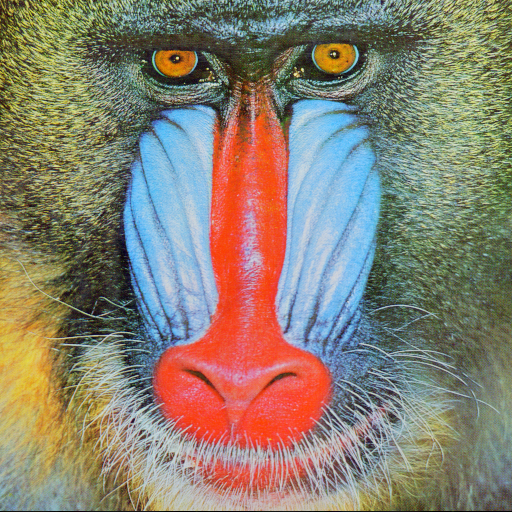
#> input picture ibm/baboon.png, 512 x 512 px
$ jupyter execute --allow-errors 2.2.1_basic_image_manipulation_PIL.ipynb   (shell and % lines are left out)
#> lines starting #> are read from the running program, lines starting #| are printed output that depends on the picture; after the words box and inside, x2 and y2 are one past the last pixel; in counts of white or black regions, pixels touching at a corner belong together
<p>
    <a href="https://skills.network" target="_blank">

    </a>
</p>

**<h1> Manipulating Images </h1>**

Estimated time needed: **60** minutes

<h2>Objectives</h2>

In this lab, you will learn how to manipulate images, both as arrays and PIL image objects. You will learn how to copy an image to avoid aliasing. We will cover flipping images and cropping images. You will also learn to change pixel images; this will allow you to draw shapes, write text and superimpose images over other images.

<ul>
    <li><a href='#MI'>Manipulating Images </a>
        <ul>
            <li>Copying Images  </li>
            <li>Fliping Images </li>
            <li>Cropping an Image </li>
            <li>Changing Specific Image Pixels </li>


</ul>

----

Download the images for the lab:

We will be using these imported functions in the lab:

[cell 1]
import matplotlib.pyplot as plt
from PIL import Image
import numpy as np

## Copying Images

If you want to reassign an array to another variable, you should use the `copy` method.

[cell 2]
baboon = np.array(Image.open('baboon.png'))
#> baboon is the input picture: shape (512, 512, 3); mean R, G, B 137.4, 128.9, 113.1
plt.figure(figsize=(5,5))
plt.imshow(baboon )
plt.show()

If we do not apply the method `copy()`, the two variables would point to the same location in memory:

[cell 3]
A = baboon

We use the  `id`  function to find a variable's memory address; we see the objects in the memory space which the variables `A` and `baboon` point to are the same.

[cell 4]
id(A) == id(baboon)
#> Out = True

However, if we apply method `copy()`, their memory addresses are different.

[cell 5]
B = baboon.copy()
id(B)==id(baboon)
#> Out = False

There may be unexpected behaviours when two variables point to the same object in memory. Consider the array `baboon`. If we set all its entries to zero, all entires in `A` will become zero as well. However, as `baboon` and `B` points to different objects, the values in `B` will not be affected.

[cell 6]
baboon[:,:,] = 0
#> baboon: shape (512, 512, 3); every value is 0

We can compare the variables <code>baboon</code> and array <code>A</code>:

[cell 7]
plt.figure(figsize=(10,10))
plt.subplot(121)
plt.imshow(baboon)
plt.title("baboon")
plt.subplot(122)
plt.imshow(A)
plt.title("array A")
plt.show()
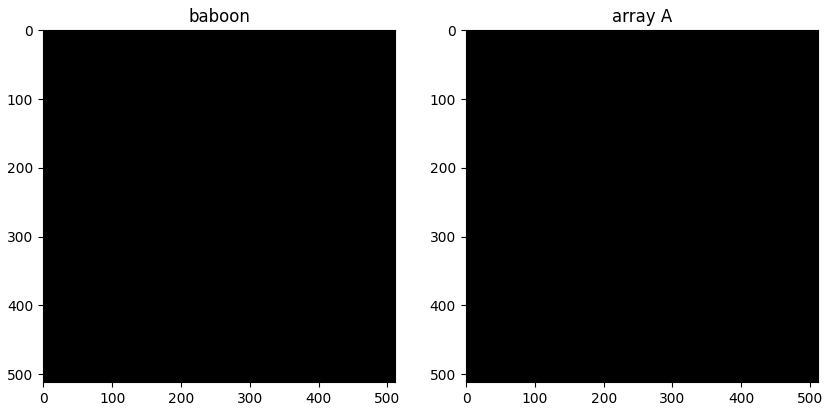
#> figure drawn by matplotlib, 2 panels

We see they are the same. This behaviour is called aliasing. Aliasing happens whenever one variable's value is assigned to another variable. Variables are references to values on the memory.

We can also compare <code>baboon</code> and array <code>B</code>:

[cell 8]
plt.figure(figsize=(10,10))
plt.subplot(121)
plt.imshow(baboon)
plt.title("baboon")
plt.subplot(122)
plt.imshow(B)
plt.title("array B")
plt.show()
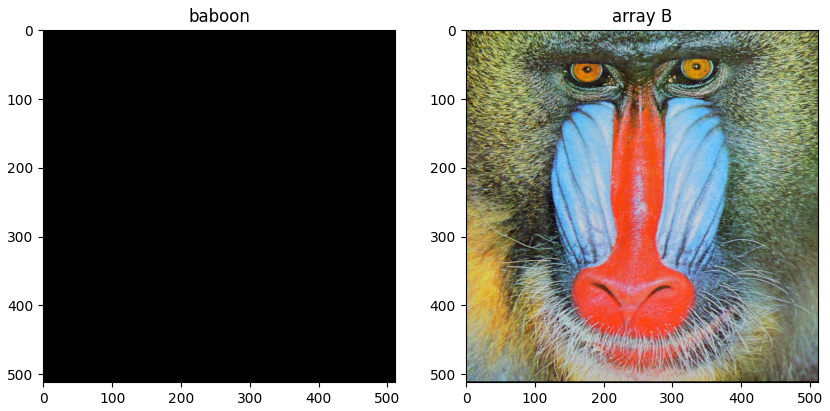
#> figure drawn by matplotlib, 2 panels

If a PIL function does not return a new image, the same principle applies. We will go over some examples later on.

## Flipping Images

Flipping images involves reordering the indices of the pixels such that it changes the orientation of the image. Consider the following image:

[cell 9]
image = Image.open("cat.png")
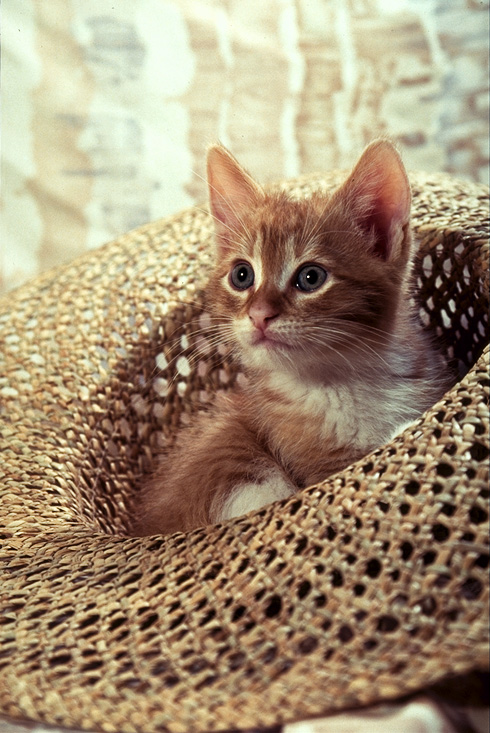
#> input picture ibm/cat.png, 490 x 733 px
#> image is the input picture: PIL image 490x733 RGB; mean R, G, B 162.7, 143.2, 116.7
plt.figure(figsize=(10,10))
plt.imshow(image)
plt.show()

We can cast it to an array and find its shape:

[cell 10]
array = np.array(image)
width, height, C = array.shape
#> width = 733; height = 490; C = 3
print('width, height, C', width, height, C)
#| width, height, C 733 490 3

Let's flip, i.e rotate vertically, the image. Let's try the traditional approach. First, we create an array of the same size with datatype <code>np.uint8</code>.

[cell 11]
array_flip = np.zeros((width, height, C), dtype=np.uint8)

We assign the first row of pixels of the original array to the new array’s last row. We repeat the process for every row, incrementing the row number from the original array and decreasing the new array’s row index to assign the pixels accordingly. After excecuting the for loop below, `array_flip` will become the flipped image.

[cell 12]
for i,row in enumerate(array):
    array_flip[width - 1 - i, :, :] = row
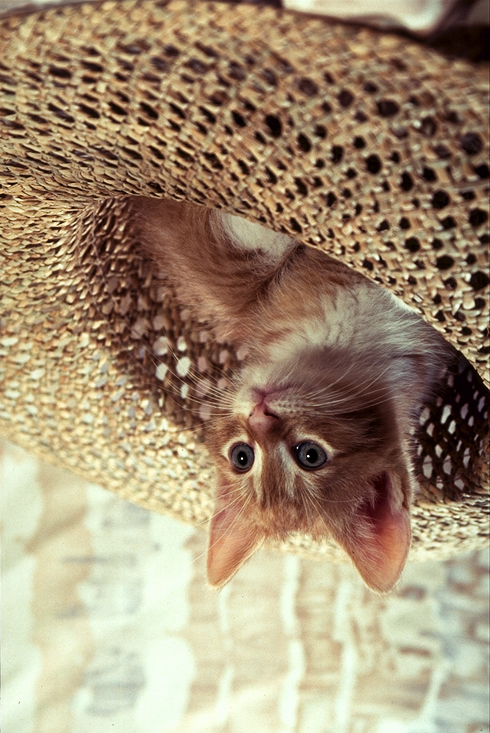
#> array_flip: shape (733, 490, 3); mean of channels 0, 1, 2 162.7, 143.2, 116.7; drawn as R, G, B

<code>PIL</code> has several ways to flip an image, for example, we can use the <code>ImageOps</code> module:

[cell 13]
from PIL import ImageOps

The `flip()` method of `ImageOps` module flips the image. The `mirror()` method will mirror  the image:

[cell 14]
im_flip = ImageOps.flip(image)
plt.figure(figsize=(5,5))
plt.imshow(im_flip)
plt.show()

[cell 15]
im_mirror = ImageOps.mirror(image)
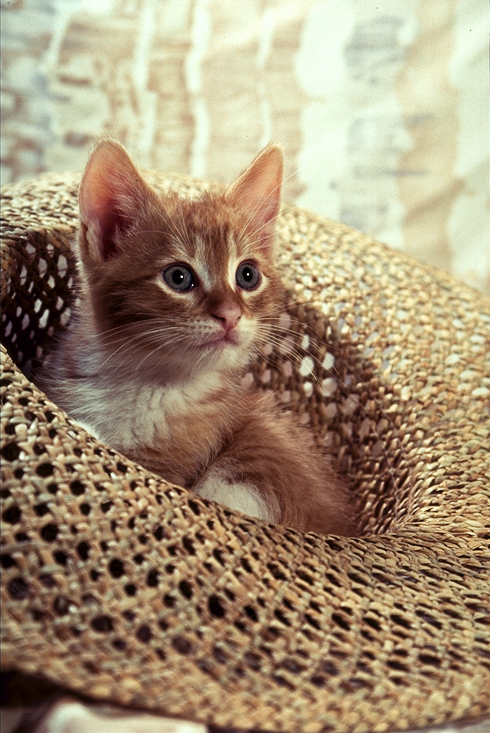
#> im_mirror: PIL image 490x733 RGB; mean R, G, B 162.7, 143.2, 116.7
plt.figure(figsize=(5,5))
plt.imshow(im_mirror)
plt.show()

We can use  the <code>transpose()</code> method; the parameter is an integer indicating what type of transposition we would like to perform. For example, we can flip the image using a value of `1`.

[cell 16]
im_flip = image.transpose(1)
plt.imshow(im_flip)
plt.show()

The Image module has built-in attributes that describe the type of flip. The values are just integers. Several are shown in the following <code>dict</code>:

[cell 17]
flip = {"FLIP_LEFT_RIGHT": Image.FLIP_LEFT_RIGHT,
        "FLIP_TOP_BOTTOM": Image.FLIP_TOP_BOTTOM,
        "ROTATE_90": Image.ROTATE_90,
        "ROTATE_180": Image.ROTATE_180,
        "ROTATE_270": Image.ROTATE_270,
        "TRANSPOSE": Image.TRANSPOSE,
        "TRANSVERSE": Image.TRANSVERSE}

We see the values are integers.

[cell 18]
flip["FLIP_LEFT_RIGHT"]

We can plot each of the outputs using the different  parameter values:

[cell 19]
for key, values in flip.items():
    plt.figure(figsize=(10,10))
    plt.subplot(1,2,1)
    plt.imshow(image)
    plt.title("orignal")
    plt.subplot(1,2,2)
    plt.imshow(image.transpose(values))
    plt.title(key)
    plt.show()

 ## Cropping an Image

Cropping is the act of "cutting out" a part of an image and throwing out the rest. We can perform cropping using array slicing.

Let start with a vertical crop: the variable `upper` is the index of the first row that we would like to include in the image, the variable `lower` is the index of the last row we would like to include. We then perform array slicing to obtain the new image.

[cell 20]
upper = 150
lower = 400
crop_top = array[upper: lower,:,:]
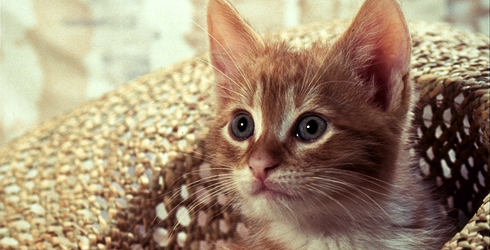
#> crop_top: shape (250, 490, 3); mean R, G, B 160.6, 139.8, 114
plt.figure(figsize=(5,5))
plt.imshow(crop_top)
plt.show()

Consider the array `crop_top`: we can also crop horizontally. The variable `right` is the index of the first column that we would like to include in the image and the variable `left` is the index of the last column we would like to include in the image.

[cell 21]
left = 150
right = 400
crop_horizontal = crop_top[: ,left:right,:]
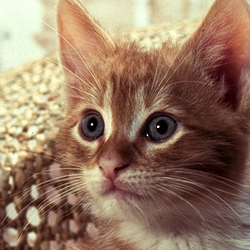
#> crop_horizontal: shape (250, 250, 3); mean R, G, B 150, 120.7, 98.6
plt.figure(figsize=(5,5))
plt.imshow(crop_horizontal)
plt.show()

You can crop the PIL image using the <code>crop()</code> method, using the parameters from above Set the cropping area with <code>box=(left, upper, right, lower)</code>.

[cell 22]
image = Image.open("cat.png")
crop_image = image.crop((left, upper, right, lower))
plt.figure(figsize=(5,5))
plt.imshow(crop_image)
plt.show()

We can also flip the new image:

[cell 23]
crop_image = crop_image.transpose(Image.FLIP_LEFT_RIGHT)
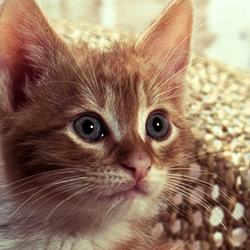
#> crop_image: PIL image 250x250 RGB; mean R, G, B 150, 120.7, 98.6
crop_image

## Changing Specific Image Pixels

We can change specific image pixels using  array indexing; for example, we can set  all the green and blue channels in the original image we cropped to zero:

[cell 24]
array_sq = np.copy(array)
array_sq[upper:lower, left:right, 1:2] = 0
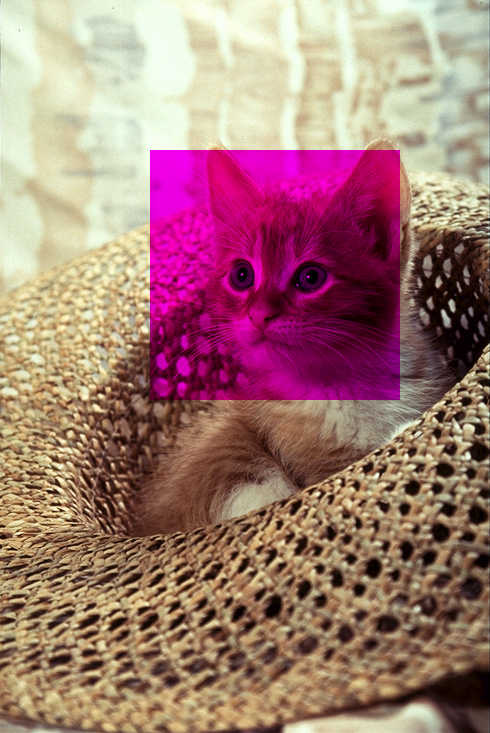
#> array_sq: shape (733, 490, 3); 17.35% of pixels changed, all inside (x1, y1, x2, y2) = (150, 150, 400, 400)

We can compare the results with the new image.

[cell 25]
plt.figure(figsize=(5,5))
plt.subplot(1,2,1)
plt.imshow(array)
plt.title("orignal")
plt.subplot(1,2,2)
plt.imshow(array_sq)
plt.title("Altered Image")
plt.show()

We can also use the `ImageDraw` module from `PIL` library, which provides simple 2D graphics for Image objects

[cell 26]
from PIL import ImageDraw

We will copy the image object:

[cell 27]
image_draw = image.copy()

The draw constructor creates an object that can be used to draw in the given image. The input <code>im</code> is the image we would like to draw in.

[cell 28]
image_fn = ImageDraw.Draw(im=image_draw)

Whatever method we apply to the object <code>image_fn</code>, will change the image object <code>image_draw</code>.

We can draw a rectangle using the <code>rectangle</code> function, two important parameters include: <code>xy</code> – the coordinates bounding box  and <code>fill</code> – Color of the rectangle.

[cell 29]
shape = [left, upper, right, lower]
image_fn.rectangle(xy=shape,fill="red")

We can plot the image.

[cell 30]
plt.figure(figsize=(10,10))
plt.imshow(image_draw)
plt.show()
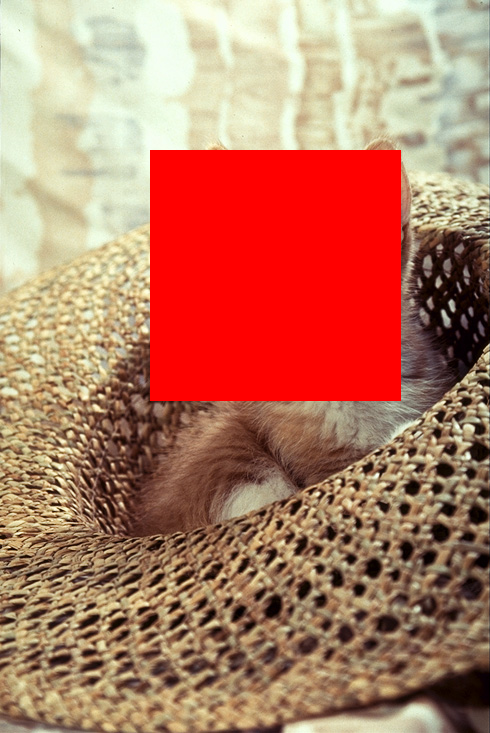
#> shown: shape (733, 490, 3); mean R, G, B 181.1, 122, 99.4

There are other shapes we can use. For example, we can also overlay text on an image: we use the ImageFont module to obtain  bitmap fonts.

[cell 31]
from PIL import ImageFont

We use the text method to place the text on the image. The parameters include `xy` (the top-left anchor coordinates of the text), the parameter `text` (the text to be drawn), and `fill` (the color to use for the text).

[cell 32]
image_fn.text(xy=(0,0),text="box",fill=(0,0,0))

[cell 33]
plt.figure(figsize=(10,10))
plt.imshow(image_draw)
plt.show()

We can overlay or paste one image over another by reassigning the pixel for one array to the next. Consider the following image array:

#> (a cell that did not finish here is left out)

We can reassign the pixel values as follows:

#> (a cell that did not finish here is left out)

In the same manner, the <code>paste()</code> method allows you to overlay one image over another, with the input being the image you would like to overlay. The parameter box is the left and upper coordinate of the image:

#> (a cell that did not finish here is left out)

#> (a cell that did not finish here is left out)

We can see the method `copy()` applies to some <code>PIL</code> objects. We create two image objects, we set `new_image` to the `image`, and we use the method `copy()` for the `copy_image` object.

[cell 38]
image = Image.open("cat.png")
new_image=image
copy_image=image.copy()

Like the array, we see that the same memory address relationship exists. For example, if we don't use the method `copy()`, the image object has the same memory address as the original PIL image object.

[cell 39]
id(image)==id(new_image)
#> Out = True

If we use the method <code>copy()</code>, the address is different:

[cell 40]
id(image)==id(copy_image)
#> Out = False

If we change the object <code>image</code>, <code>new_image</code> will change, but <code>copy_image</code> will remain the same:

[cell 41]
image_fn= ImageDraw.Draw(im=image)
image_fn.text(xy=(0,0),text="box",fill=(0,0,0))
image_fn.rectangle(xy=shape,fill="red")

[cell 42]
plt.figure(figsize=(10,10))
plt.subplot(121)
plt.imshow(new_image)
plt.subplot(122)
plt.imshow(copy_image)
plt.show()
